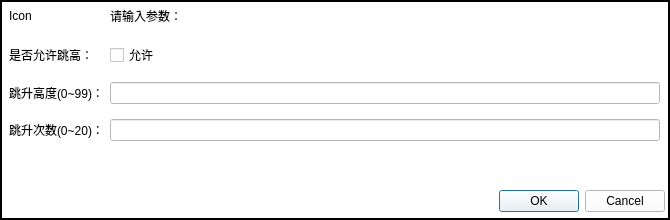
<?xml version="1.0" encoding="UTF-8"?>
<ui version="4.0">
 <class>JumpDialog</class>
 <widget class="QDialog" name="JumpDialog">
  <property name="geometry">
   <rect>
    <x>0</x>
    <y>0</y>
    <width>670</width>
    <height>220</height>
   </rect>
  </property>
  <property name="sizePolicy">
   <sizepolicy hsizetype="Minimum" vsizetype="Minimum">
    <horstretch>0</horstretch>
    <verstretch>0</verstretch>
   </sizepolicy>
  </property>
  <property name="minimumSize">
   <size>
    <width>670</width>
    <height>220</height>
   </size>
  </property>
  <property name="windowTitle">
   <string>Dialog</string>
  </property>
  <widget class="QFrame" name="frame">
   <property name="geometry">
    <rect>
     <x>0</x>
     <y>0</y>
     <width>670</width>
     <height>220</height>
    </rect>
   </property>
   <property name="palette">
    <palette>
     <active>
      <colorrole role="WindowText">
       <brush brushstyle="SolidPattern">
        <color alpha="255">
         <red>0</red>
         <green>0</green>
         <blue>0</blue>
        </color>
       </brush>
      </colorrole>
      <colorrole role="Button">
       <brush brushstyle="SolidPattern">
        <color alpha="255">
         <red>255</red>
         <green>255</green>
         <blue>255</blue>
        </color>
       </brush>
      </colorrole>
      <colorrole role="Light">
       <brush brushstyle="SolidPattern">
        <color alpha="255">
         <red>255</red>
         <green>255</green>
         <blue>255</blue>
        </color>
       </brush>
      </colorrole>
      <colorrole role="Midlight">
       <brush brushstyle="SolidPattern">
        <color alpha="255">
         <red>255</red>
         <green>255</green>
         <blue>255</blue>
        </color>
       </brush>
      </colorrole>
      <colorrole role="Dark">
       <brush brushstyle="SolidPattern">
        <color alpha="255">
         <red>127</red>
         <green>127</green>
         <blue>127</blue>
        </color>
       </brush>
      </colorrole>
      <colorrole role="Mid">
       <brush brushstyle="SolidPattern">
        <color alpha="255">
         <red>170</red>
         <green>170</green>
         <blue>170</blue>
        </color>
       </brush>
      </colorrole>
      <colorrole role="Text">
       <brush brushstyle="SolidPattern">
        <color alpha="255">
         <red>0</red>
         <green>0</green>
         <blue>0</blue>
        </color>
       </brush>
      </colorrole>
      <colorrole role="BrightText">
       <brush brushstyle="SolidPattern">
        <color alpha="255">
         <red>255</red>
         <green>255</green>
         <blue>255</blue>
        </color>
       </brush>
      </colorrole>
      <colorrole role="ButtonText">
       <brush brushstyle="SolidPattern">
        <color alpha="255">
         <red>0</red>
         <green>0</green>
         <blue>0</blue>
        </color>
       </brush>
      </colorrole>
      <colorrole role="Base">
       <brush brushstyle="SolidPattern">
        <color alpha="255">
         <red>255</red>
         <green>255</green>
         <blue>255</blue>
        </color>
       </brush>
      </colorrole>
      <colorrole role="Window">
       <brush brushstyle="SolidPattern">
        <color alpha="255">
         <red>255</red>
         <green>255</green>
         <blue>255</blue>
        </color>
       </brush>
      </colorrole>
      <colorrole role="Shadow">
       <brush brushstyle="SolidPattern">
        <color alpha="255">
         <red>0</red>
         <green>0</green>
         <blue>0</blue>
        </color>
       </brush>
      </colorrole>
      <colorrole role="AlternateBase">
       <brush brushstyle="SolidPattern">
        <color alpha="255">
         <red>255</red>
         <green>255</green>
         <blue>255</blue>
        </color>
       </brush>
      </colorrole>
      <colorrole role="ToolTipBase">
       <brush brushstyle="SolidPattern">
        <color alpha="255">
         <red>255</red>
         <green>255</green>
         <blue>220</blue>
        </color>
       </brush>
      </colorrole>
      <colorrole role="ToolTipText">
       <brush brushstyle="SolidPattern">
        <color alpha="255">
         <red>0</red>
         <green>0</green>
         <blue>0</blue>
        </color>
       </brush>
      </colorrole>
     </active>
     <inactive>
      <colorrole role="WindowText">
       <brush brushstyle="SolidPattern">
        <color alpha="255">
         <red>0</red>
         <green>0</green>
         <blue>0</blue>
        </color>
       </brush>
      </colorrole>
      <colorrole role="Button">
       <brush brushstyle="SolidPattern">
        <color alpha="255">
         <red>255</red>
         <green>255</green>
         <blue>255</blue>
        </color>
       </brush>
      </colorrole>
      <colorrole role="Light">
       <brush brushstyle="SolidPattern">
        <color alpha="255">
         <red>255</red>
         <green>255</green>
         <blue>255</blue>
        </color>
       </brush>
      </colorrole>
      <colorrole role="Midlight">
       <brush brushstyle="SolidPattern">
        <color alpha="255">
         <red>255</red>
         <green>255</green>
         <blue>255</blue>
        </color>
       </brush>
      </colorrole>
      <colorrole role="Dark">
       <brush brushstyle="SolidPattern">
        <color alpha="255">
         <red>127</red>
         <green>127</green>
         <blue>127</blue>
        </color>
       </brush>
      </colorrole>
      <colorrole role="Mid">
       <brush brushstyle="SolidPattern">
        <color alpha="255">
         <red>170</red>
         <green>170</green>
         <blue>170</blue>
        </color>
       </brush>
      </colorrole>
      <colorrole role="Text">
       <brush brushstyle="SolidPattern">
        <color alpha="255">
         <red>0</red>
         <green>0</green>
         <blue>0</blue>
        </color>
       </brush>
      </colorrole>
      <colorrole role="BrightText">
       <brush brushstyle="SolidPattern">
        <color alpha="255">
         <red>255</red>
         <green>255</green>
         <blue>255</blue>
        </color>
       </brush>
      </colorrole>
      <colorrole role="ButtonText">
       <brush brushstyle="SolidPattern">
        <color alpha="255">
         <red>0</red>
         <green>0</green>
         <blue>0</blue>
        </color>
       </brush>
      </colorrole>
      <colorrole role="Base">
       <brush brushstyle="SolidPattern">
        <color alpha="255">
         <red>255</red>
         <green>255</green>
         <blue>255</blue>
        </color>
       </brush>
      </colorrole>
      <colorrole role="Window">
       <brush brushstyle="SolidPattern">
        <color alpha="255">
         <red>255</red>
         <green>255</green>
         <blue>255</blue>
        </color>
       </brush>
      </colorrole>
      <colorrole role="Shadow">
       <brush brushstyle="SolidPattern">
        <color alpha="255">
         <red>0</red>
         <green>0</green>
         <blue>0</blue>
        </color>
       </brush>
      </colorrole>
      <colorrole role="AlternateBase">
       <brush brushstyle="SolidPattern">
        <color alpha="255">
         <red>255</red>
         <green>255</green>
         <blue>255</blue>
        </color>
       </brush>
      </colorrole>
      <colorrole role="ToolTipBase">
       <brush brushstyle="SolidPattern">
        <color alpha="255">
         <red>255</red>
         <green>255</green>
         <blue>220</blue>
        </color>
       </brush>
      </colorrole>
      <colorrole role="ToolTipText">
       <brush brushstyle="SolidPattern">
        <color alpha="255">
         <red>0</red>
         <green>0</green>
         <blue>0</blue>
        </color>
       </brush>
      </colorrole>
     </inactive>
     <disabled>
      <colorrole role="WindowText">
       <brush brushstyle="SolidPattern">
        <color alpha="255">
         <red>127</red>
         <green>127</green>
         <blue>127</blue>
        </color>
       </brush>
      </colorrole>
      <colorrole role="Button">
       <brush brushstyle="SolidPattern">
        <color alpha="255">
         <red>255</red>
         <green>255</green>
         <blue>255</blue>
        </color>
       </brush>
      </colorrole>
      <colorrole role="Light">
       <brush brushstyle="SolidPattern">
        <color alpha="255">
         <red>255</red>
         <green>255</green>
         <blue>255</blue>
        </color>
       </brush>
      </colorrole>
      <colorrole role="Midlight">
       <brush brushstyle="SolidPattern">
        <color alpha="255">
         <red>255</red>
         <green>255</green>
         <blue>255</blue>
        </color>
       </brush>
      </colorrole>
      <colorrole role="Dark">
       <brush brushstyle="SolidPattern">
        <color alpha="255">
         <red>127</red>
         <green>127</green>
         <blue>127</blue>
        </color>
       </brush>
      </colorrole>
      <colorrole role="Mid">
       <brush brushstyle="SolidPattern">
        <color alpha="255">
         <red>170</red>
         <green>170</green>
         <blue>170</blue>
        </color>
       </brush>
      </colorrole>
      <colorrole role="Text">
       <brush brushstyle="SolidPattern">
        <color alpha="255">
         <red>127</red>
         <green>127</green>
         <blue>127</blue>
        </color>
       </brush>
      </colorrole>
      <colorrole role="BrightText">
       <brush brushstyle="SolidPattern">
        <color alpha="255">
         <red>255</red>
         <green>255</green>
         <blue>255</blue>
        </color>
       </brush>
      </colorrole>
      <colorrole role="ButtonText">
       <brush brushstyle="SolidPattern">
        <color alpha="255">
         <red>127</red>
         <green>127</green>
         <blue>127</blue>
        </color>
       </brush>
      </colorrole>
      <colorrole role="Base">
       <brush brushstyle="SolidPattern">
        <color alpha="255">
         <red>255</red>
         <green>255</green>
         <blue>255</blue>
        </color>
       </brush>
      </colorrole>
      <colorrole role="Window">
       <brush brushstyle="SolidPattern">
        <color alpha="255">
         <red>255</red>
         <green>255</green>
         <blue>255</blue>
        </color>
       </brush>
      </colorrole>
      <colorrole role="Shadow">
       <brush brushstyle="SolidPattern">
        <color alpha="255">
         <red>0</red>
         <green>0</green>
         <blue>0</blue>
        </color>
       </brush>
      </colorrole>
      <colorrole role="AlternateBase">
       <brush brushstyle="SolidPattern">
        <color alpha="255">
         <red>255</red>
         <green>255</green>
         <blue>255</blue>
        </color>
       </brush>
      </colorrole>
      <colorrole role="ToolTipBase">
       <brush brushstyle="SolidPattern">
        <color alpha="255">
         <red>255</red>
         <green>255</green>
         <blue>220</blue>
        </color>
       </brush>
      </colorrole>
      <colorrole role="ToolTipText">
       <brush brushstyle="SolidPattern">
        <color alpha="255">
         <red>0</red>
         <green>0</green>
         <blue>0</blue>
        </color>
       </brush>
      </colorrole>
     </disabled>
    </palette>
   </property>
   <property name="autoFillBackground">
    <bool>true</bool>
   </property>
   <property name="frameShape">
    <enum>QFrame::WinPanel</enum>
   </property>
   <property name="frameShadow">
    <enum>QFrame::Plain</enum>
   </property>
   <widget class="QWidget" name="verticalLayoutWidget">
    <property name="geometry">
     <rect>
      <x>-1</x>
      <y>-1</y>
      <width>671</width>
      <height>221</height>
     </rect>
    </property>
    <layout class="QVBoxLayout" name="verticalLayout">
     <property name="leftMargin">
      <number>5</number>
     </property>
     <property name="topMargin">
      <number>5</number>
     </property>
     <property name="rightMargin">
      <number>5</number>
     </property>
     <property name="bottomMargin">
      <number>8</number>
     </property>
     <item>
      <layout class="QFormLayout" name="formLayout">
       <property name="fieldGrowthPolicy">
        <enum>QFormLayout::AllNonFixedFieldsGrow</enum>
       </property>
       <property name="horizontalSpacing">
        <number>6</number>
       </property>
       <property name="verticalSpacing">
        <number>15</number>
       </property>
       <property name="leftMargin">
        <number>5</number>
       </property>
       <property name="rightMargin">
        <number>5</number>
       </property>
       <item row="2" column="0">
        <widget class="QLabel" name="label_2">
         <property name="text">
          <string>是否允许跳高：</string>
         </property>
        </widget>
       </item>
       <item row="2" column="1">
        <widget class="QCheckBox" name="checkBox">
         <property name="text">
          <string>允许</string>
         </property>
        </widget>
       </item>
       <item row="3" column="0">
        <widget class="QLabel" name="label_3">
         <property name="text">
          <string>跳升高度(0~99)：</string>
         </property>
        </widget>
       </item>
       <item row="3" column="1">
        <widget class="QLineEdit" name="lineEdit"/>
       </item>
       <item row="4" column="0">
        <widget class="QLabel" name="label_4">
         <property name="text">
          <string>跳升次数(0~20)：</string>
         </property>
        </widget>
       </item>
       <item row="4" column="1">
        <widget class="QLineEdit" name="lineEdit_2"/>
       </item>
       <item row="1" column="0">
        <widget class="QLabel" name="label">
         <property name="minimumSize">
          <size>
           <width>24</width>
           <height>24</height>
          </size>
         </property>
         <property name="text">
          <string>Icon</string>
         </property>
        </widget>
       </item>
       <item row="1" column="1">
        <widget class="QLabel" name="label_title">
         <property name="text">
          <string>请输入参数：</string>
         </property>
        </widget>
       </item>
      </layout>
     </item>
     <item>
      <widget class="QDialogButtonBox" name="buttonBox">
       <property name="orientation">
        <enum>Qt::Horizontal</enum>
       </property>
       <property name="standardButtons">
        <set>QDialogButtonBox::Cancel|QDialogButtonBox::Ok</set>
       </property>
      </widget>
     </item>
    </layout>
   </widget>
  </widget>
 </widget>
 <resources/>
 <connections>
  <connection>
   <sender>buttonBox</sender>
   <signal>accepted()</signal>
   <receiver>JumpDialog</receiver>
   <slot>accept()</slot>
   <hints>
    <hint type="sourcelabel">
     <x>248</x>
     <y>254</y>
    </hint>
    <hint type="destinationlabel">
     <x>157</x>
     <y>274</y>
    </hint>
   </hints>
  </connection>
  <connection>
   <sender>buttonBox</sender>
   <signal>rejected()</signal>
   <receiver>JumpDialog</receiver>
   <slot>reject()</slot>
   <hints>
    <hint type="sourcelabel">
     <x>316</x>
     <y>260</y>
    </hint>
    <hint type="destinationlabel">
     <x>286</x>
     <y>274</y>
    </hint>
   </hints>
  </connection>
 </connections>
</ui>
